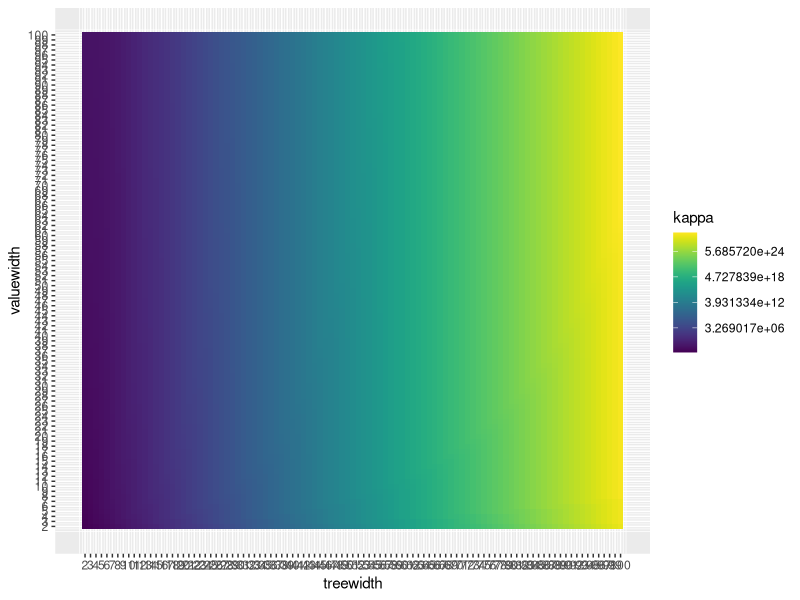

Reproduce this figure in R.
library(viridis)
library(ggplot2)

kappa <- function(treewidth, valuewidth) {
  s <- valuewidth
  t <- valuewidth
  cat("treewidth:", treewidth, ", valuewidth: ", valuewidth, "\n")
  for (i in seq(treewidth, 1, by = -1)) {
#    if (2^(i-1) < t*(t-1)) {
#      print("exponential is smaller")
#    } else {
#      print("quadratic is smaller")
#    }
    t <- min(2^(i-1), s*(s-1))
    s <- s + t
  }
  return(s)
}

MIN <- 2
MAX <- 100
df <- data.frame(treewidth = rep(MIN:MAX, MAX-MIN+1),
                 valuewidth = rep(MIN:MAX, each=MAX-MIN+1))
df$kappa <- Vectorize(kappa)(df$treewidth, df$valuewidth)
df$kappa2 <- (2^df$treewidth + df$valuewidth - df$kappa) / df$kappa
ggplot(df, aes(treewidth, valuewidth, fill = kappa)) + geom_tile() +
  scale_fill_viridis(trans = "log") +
#  geom_text(aes(label = round(kappa, 1))) +
  scale_x_continuous(breaks = MIN:MAX) +
  scale_y_continuous(breaks = MIN:MAX)
